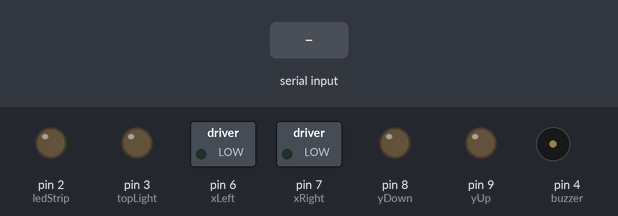
Bench run of a sketch on a simulated Arduino Uno, built with avr-gcc and run on an emulated ATmega328P. On the bench: switched loads named in the sketch (green lamp = pin HIGH), output pins drawn as LEDs (lit = HIGH), buzzer (waves = sounding, pin HIGH). Inputs (shaded band) come from the test bench. What the sketch prints to the serial monitor is not drawn.

Above: at 3.0 s.
3.1 s: "90,45?" received over Serial
At 5.2 s:
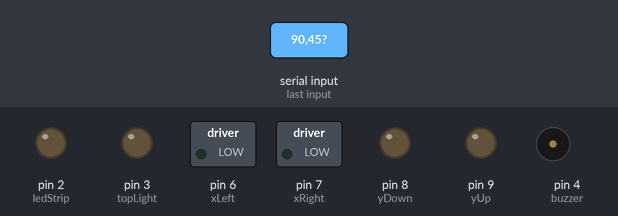
6.1 s: "30,150?" received over Serial
At 8.3 s:
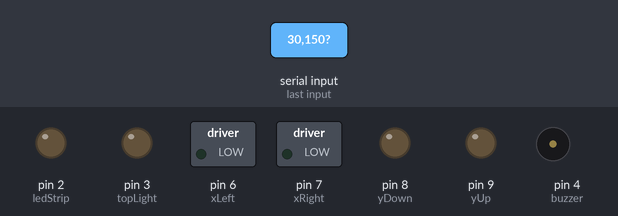
9.1 s: "5?" received over Serial
At 10.0 s:
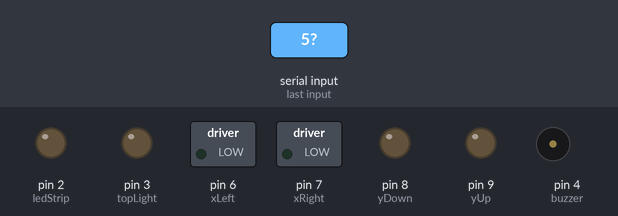
10.8 s: "200?" received over Serial
At 11.03 s:
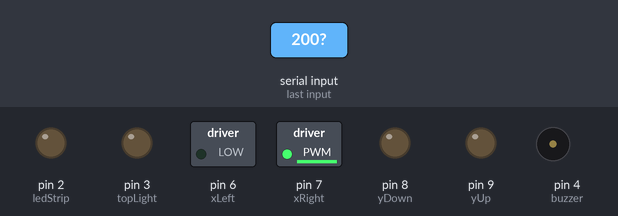
13.8 s: "90?" received over Serial
At 14.3 s:
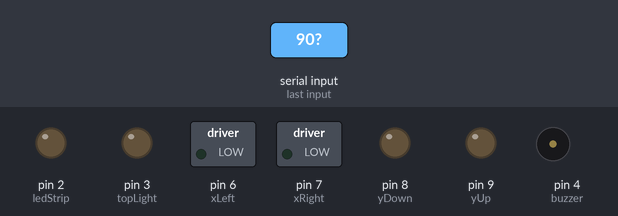
15.4 s: "90:45?" received over Serial
At 16.1 s:
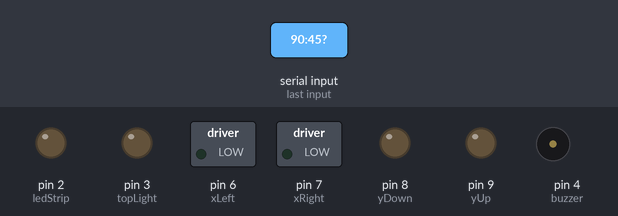
Timing chart, 0 to 18.1 s (numbered marks = the images above; inputs shaded):
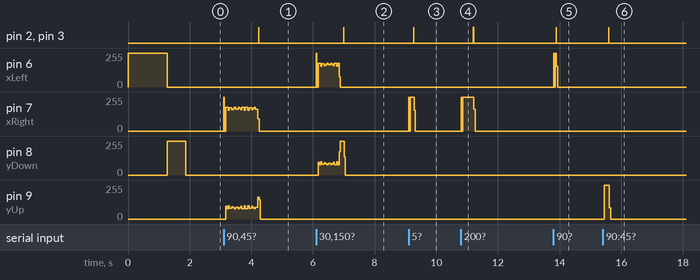

Measured:
- after the input at 3.1 s, pin 2 (ledStrip), pin 3 (topLight): LOW → HIGH after 1.1 s, → LOW 0.01 s later
- after the input at 6.1 s, pin 2 (ledStrip), pin 3 (topLight): LOW → HIGH after 0.89 s, → LOW 0.01 s later
- after the input at 9.1 s, pin 2 (ledStrip), pin 3 (topLight): LOW → HIGH after 0.16 s, → LOW 0.01 s later; pin 7 (xRight): 0/255 → 254/255 at once, → 0/255 0.18 s later
- after the input at 10.8 s, pin 2 (ledStrip), pin 3 (topLight): LOW → HIGH after 0.41 s, → LOW 0.01 s later; pin 7 (xRight): 0/255 → 254/255 at once, → 0/255 0.42 s later
- after the input at 13.8 s, pin 2 (ledStrip), pin 3 (topLight): LOW → HIGH after 0.08 s, → LOW 0.01 s later
- after the input at 15.4 s, pin 2 (ledStrip), pin 3 (topLight): LOW → HIGH after 0.19 s, → LOW 0.01 s later; pin 9 (yUp): 0/255 → 254/255 after 0.05 s, → 0/255 0.16 s later

The sketch:

wonderland.ino
```cpp
enum Direction { UP,
                 DOWN,
                 LEFT,
                 RIGHT };

struct Vec2 {
  int x;
  int y;
};

int yDown = 8;
int yUp = 9;

int xLeft = 6;
int xRight = 7;

int yFullRot = 400;  // ms for one rotation
int xFullRot = 850;

int yMaxDeg = 100;
int xMaxDeg = 100;

int xDeg = 0;
int yDeg = 0;

int topLight = 3;
int ledStrip = 2;
int buzzer = 4;

void setup() {
  pinMode(yDown, OUTPUT);
  pinMode(yUp, OUTPUT);
  pinMode(xLeft, OUTPUT);
  pinMode(xRight, OUTPUT);

  pinMode(topLight, OUTPUT);
  pinMode(ledStrip, OUTPUT);
  pinMode(buzzer, OUTPUT);

  zeroX();
  zeroY();

  // Vec2 point;
  // point.x = 100;
  // point.y = 100;
  // moveTo(point);

  // point.x = 50;
  // point.y = 50;
  // moveTo(point);

  // point.x = 0;
  // point.y = 0;
  // moveTo(point);

  Serial.begin(9600);
}

void loop() {
  Vec2 coord = readTomato();
  if (coord.x >= 0 && coord.y >= 0) {
    moveTo(coord);

    Serial.print("!");
    light(topLight, 0);
  }
}
```

buzzer_controls.ino
```cpp
void buzz(int val) {
  analogWrite(buzzer, val);
}
```

light_controls.ino
```cpp
void light(int pin, int val) {
  analogWrite(pin, val);
}
```

motor_controls.ino
```cpp
void zeroX() {
  move(LEFT, xFullRot * 1.5);
}

void zeroY() {
  move(DOWN, yFullRot * 1.5);
}


void setXDeg(int angle) {
  int timePerDeg = xFullRot / xMaxDeg;
  if (xDeg < angle) {
    int wantedAngle = angle - xDeg;
    move(RIGHT, timePerDeg * wantedAngle);
  } else if (xDeg > angle) {
    int wantedAngle = xDeg - angle;
    move(LEFT, timePerDeg * wantedAngle);
  }

  xDeg = angle;
}

void setYDeg(int angle) {
  int timePerDeg = yFullRot / yMaxDeg;
  if (yDeg < angle) {
    int wantedAngle = angle - yDeg;
    move(UP, timePerDeg * wantedAngle);
  } else if (yDeg > angle) {
    int wantedAngle = yDeg - angle;
    move(DOWN, timePerDeg * wantedAngle);
  }

  yDeg = angle;
}

void move(Direction dir, int ms) {
  switch (dir) {
    case RIGHT:
      digitalWrite(xRight, HIGH);
      digitalWrite(xLeft, LOW);
      delay(ms);
      digitalWrite(xRight, LOW);
      break;

    case LEFT:
      digitalWrite(xLeft, HIGH);
      digitalWrite(xRight, LOW);
      delay(ms);
      digitalWrite(xLeft, LOW);
      break;

    case UP:
      digitalWrite(yUp, HIGH);
      digitalWrite(yDown, LOW);
      delay(ms);
      digitalWrite(yUp, LOW);
      break;

    case DOWN:
      digitalWrite(yDown, HIGH);
      digitalWrite(yUp, LOW);
      delay(ms);
      digitalWrite(yDown, LOW);
      break;
  }
}

void moveTo(Vec2 point) {
  point.x = min(point.x, xMaxDeg);
  point.y = min(point.y, yMaxDeg);

  while (true) {
    if (xDeg == point.x && yDeg == point.y) {
      break;
    }

    if (xDeg < point.x) {
      setXDeg(xDeg + 1);
    } else if (xDeg > point.x) {
      setXDeg(xDeg - 1);
    }

    if (yDeg < point.y) {
      setYDeg(yDeg + 1);
    } else if (yDeg > point.y) {
      setYDeg(yDeg - 1);
    }
  }

  buzz(127);
  light(topLight, 255);
  light(ledStrip, 255);
  delay(10);
  buzz(0);
  light(topLight, 0);
  light(ledStrip, 0);

  light(topLight, 0);
}
```

serial_controls.ino
```cpp
Vec2 readTomato() {
  Vec2 point;

  while (!Serial.available()) {}

  char buf[16];
  int rlen = Serial.readBytesUntil('?', buf, 16);

  int x;
  int y;

  sscanf(buf, "%d:%d", &x, &y);

  point.x = x;
  point.y = y;

  return point;
}
```
